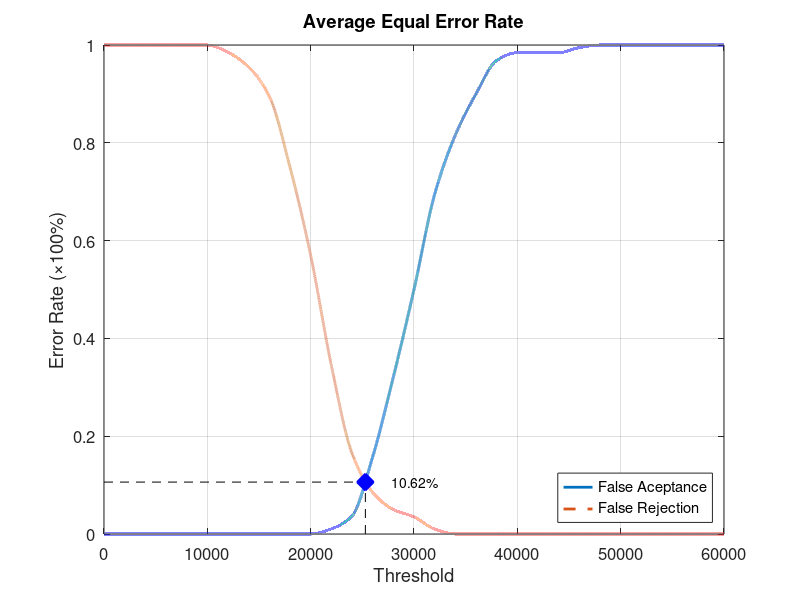
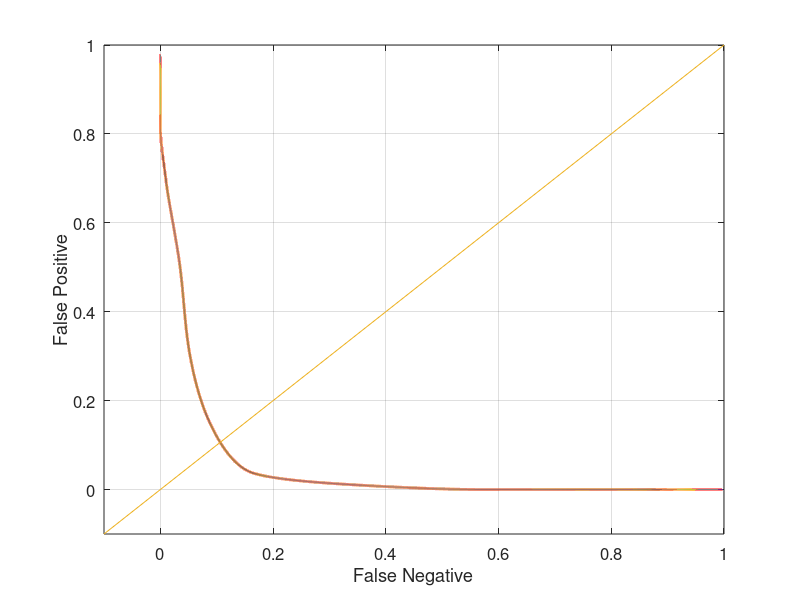

Write MATLAB code to recreate these figures, in order.
function yEER = Database2_4
close all;
clear;
clc;
x = 0:2000:60000;
xq = 0:0.5:60000;

y0 = [0 0 0 0 0 0 0 0 0 0 0 0.0105263 0.0368421 0.157895 0.321053 0.5 0.694737 0.815789 0.9 0.968421 0.984211 0.984211 0.984211 0.994737 1 1 1 1 1 1 1];
yy0 = interp1(x, y0, xq, 'pchip');
y1 = [1 1 1 1 1 1 0.985 0.955 0.895 0.75 0.57 0.345 0.165 0.085 0.05 0.035 0.01 0 0 0 0 0 0 0 0 0 0 0 0 0 0];
yy1 = interp1(x, y1, xq, 'pchip');

% Calculating EER: 
y2 = abs(y0 - y1);
find(y2 == min(y2))
yy2 = abs(yy0 - yy1);
xEER = find(yy2 == min(yy2));
xEERIndex = xq(xEER) % X-axis EER
yEER = yy0(xEER) % Y-axis EER

main = figure
plot(xq, yy0,'-','LineWidth', 2);	hold on
plot(xq, yy1,'--','LineWidth', 2);	hold on
plot([xEERIndex xEERIndex], [0 yEER], 'k--');	hold on
plot([0 xEERIndex], [yEER yEER], 'k--');	hold on
plot(xEERIndex, yEER, 'bx', 'LineWidth', 10);	hold on
text(xEERIndex + 10 * xEERIndex / 100, yEER, [num2str(round((10000 * yEER)) / 100) '%'])
legend('False Aceptance', 'False Rejection', 'Location', 'SouthEast')
xlabel('Threshold')
ylabel('Error Rate (\times100%)')
title('Average Equal Error Rate')
set(gca, 'FontSize', 12)
axis([0 60000 0 1])
grid on

print(main, 'Database2_4Main', '-dpng');
FNRxFPR = figure('Color', [1 1 1]);
plot(yy1, yy0, '-', yy1, yy0, 'LineWidth', 2);
hold on
y = -0.1:0.1:1
plot(y, y); 
set(gca, 'FontSize', 12)
xlabel('False Negative')
ylabel('False Positive')
axis([-0.1 1 -0.1 1])
set(gca, 'FontSize', 12)
grid on

print(FNRxFPR, 'Database2_4FNRxFPR','-dpng');
end
